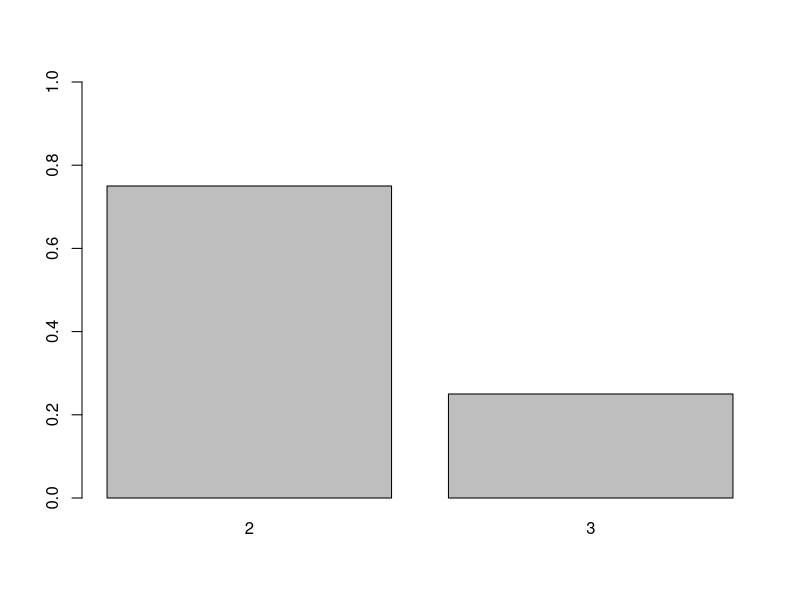
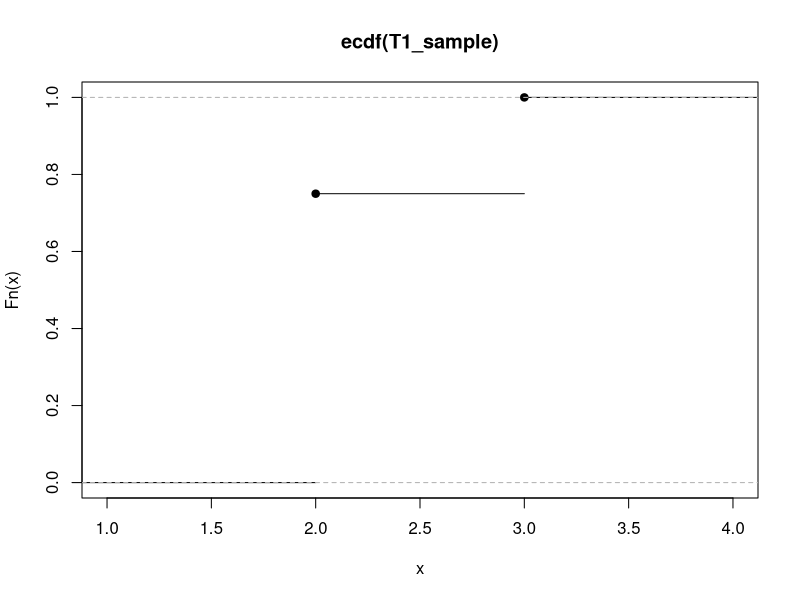
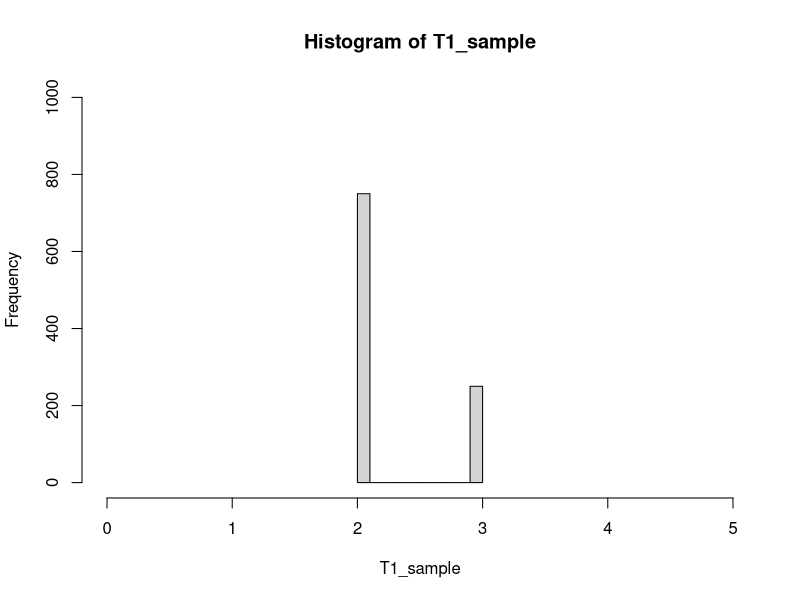
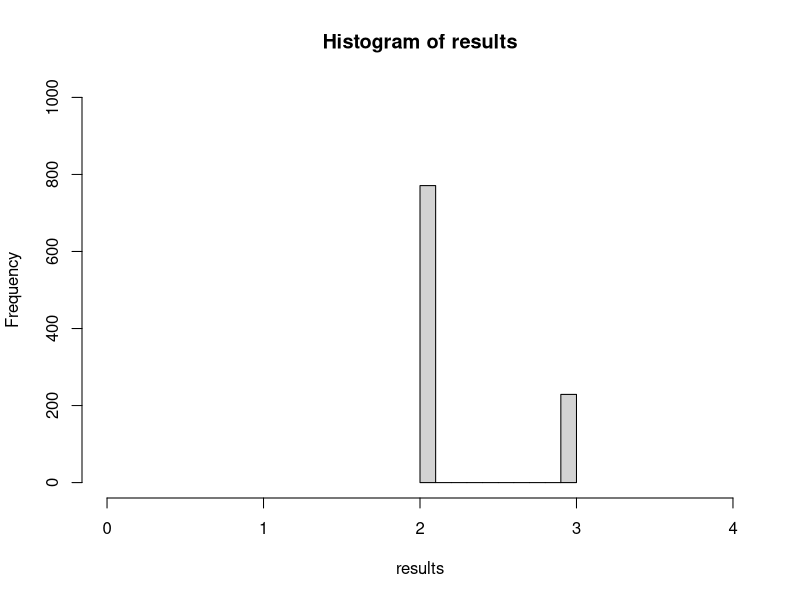
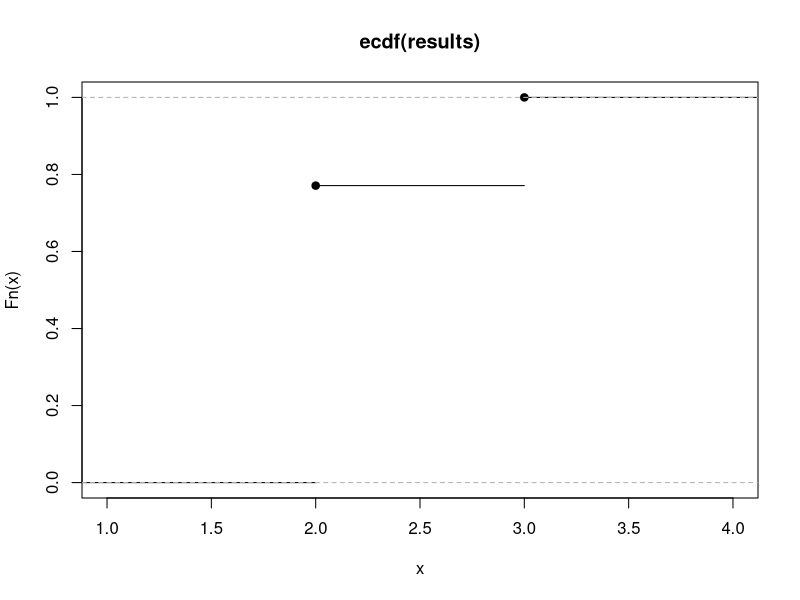
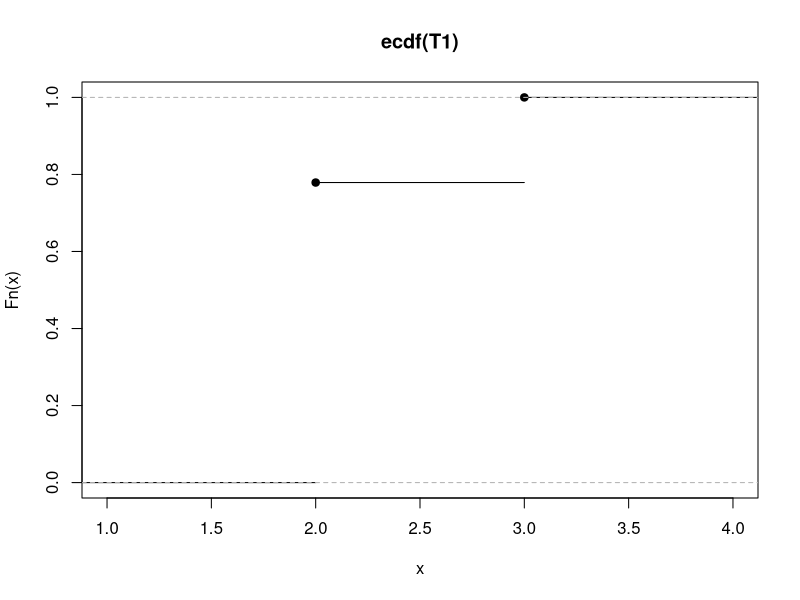
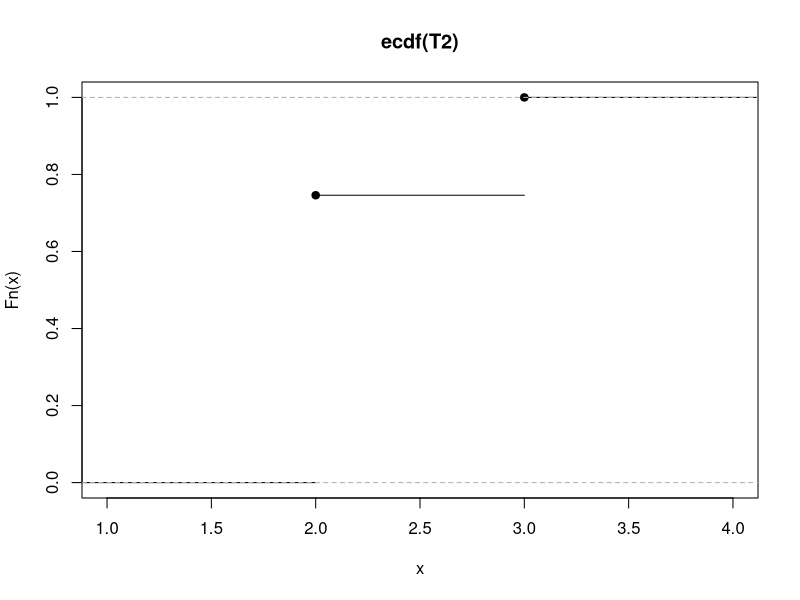
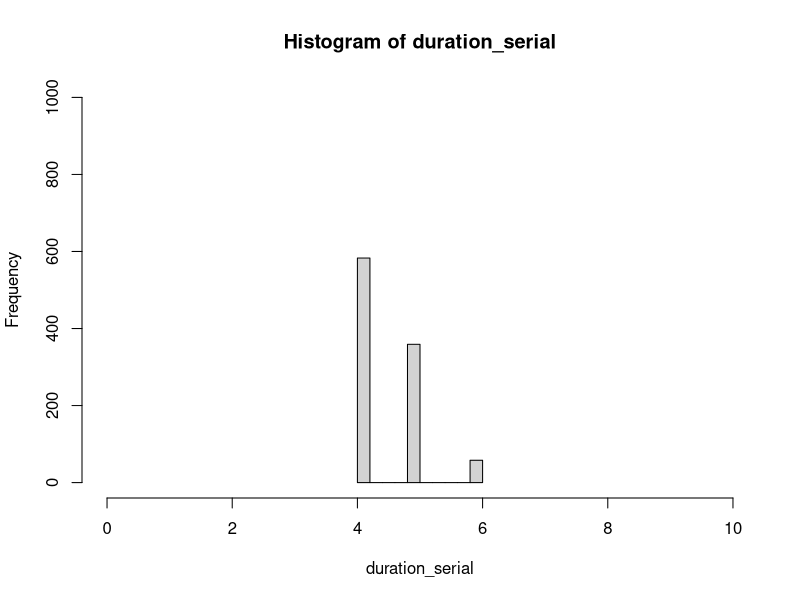

These figures' R source, in order: (Note: this script raises an error after producing the figures.)
t <- c(2,3)
pmf <- c(.75, .25)

barplot(pmf, names.arg=t, ylim=c(0,1))


cdf = cumsum(pmf)


generate_estimate_Training <- function(r){

  return = 0
  if (r <= cdf[1]) { return = t[1] }
  else if (r <= cdf[2]) { return = t[2] }
  else { return = t[2] }
  
  return
  
}

## another method to generate samples from discrete distrubition 
T1_sample = sample(x=c(2,3), size=1000, prob=c(.75,.25), replace = TRUE)
Fsample = ecdf(T1_sample)
summary(Fsample)
T1_sample_x = environment(Fsample)$x
T1_sample_y = environment(Fsample)$y
plot(ecdf(T1_sample)) # correct
hist(T1_sample, xlim=c(0,5), ylim=c(0,1000))
summary(ecdf(T1_sample))
summary.stepfun(Fsample)
Fsample(0)
Fsample(1.5)
Fsample(2)
Fsample(2.1)
Fsample(2.9)
Fsample(3)
# old method
results = c()

T1 = c()
T2 = c()
for (i in 1:1000){
  results = append(results,generate_estimate_Training(runif(1)))
  T1 = append(T1, generate_estimate_Training(runif(1)))
  T2 = append(T2, generate_estimate_Training(runif(1)))
}

print( paste("2: ",  sum(results==2)/length(results)))
print( paste("3: ",  sum(results==3)/length(results)))
hist(results, ylim = c(0,length(results)), xlim=c(0,4))
plot(ecdf(results))
plot(ecdf(T1))
plot(ecdf(T2))

duration_serial = T1 + T2
unique_duration = unique(duration_serial)
for (d in unique_duration){
  print(paste(d, sum(duration_serial==d) / length(duration_serial)))
}
hist(duration_serial, ylim = c(0,length(duration_serial)), xlim=c(0,10))
plot(ecdf(duration_serial))

df = data.frame(T1, T2) 
df['serial'] = df$T1 + df$T2
df['parallel'] = apply(df[c('T1','T2')], 1, max)

unique_s_duration = unique(df$serial)
unique_p_duration = unique(df$parallel)

printresults <- function(duraitoncoln, label){
  print(label)
  unique_d = unique(duraitoncoln)
  for (d in unique_d){
    print(paste(d, sum(duraitoncoln==d) / length(duraitoncoln)))
  }
  hist(duraitoncoln, ylim = c(0,length(duraitoncoln)), xlim=c(0,10))
  
}

printresults(df$serial, 'serial')
printresults(df$parallel, 'parallel')
printresults(df$T1, 'T1')
printresults(df$T2, 'T2')

plot(ecdf(df$serial))
plot(ecdf(df$parallel))
plot(ecdf(df$parallel+df$serial))

# https://www.youtube.com/watch?v=GduPrU0vIWE


Fserial <- ecdf(df$serial)
Fparallel <- ecfg(df$parallel)
FT1 <- ecdf(df$T1)
FT2 <- ecdf(df$T2)


plot(FT1)
plot(FT2)

summary.stepfun(FT1)
